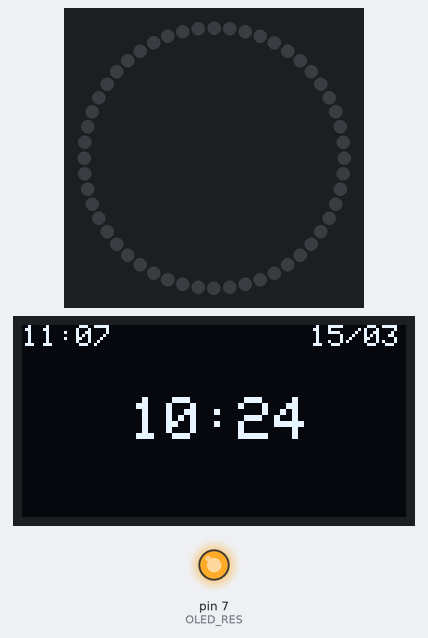
The sketch below on a simulated Arduino Uno, built with avr-gcc and run on an emulated ATmega328P. On the bench: 52 RGB LEDs in a ring, first at the top, clockwise, 128×64 one-colour display, output pins drawn as LEDs (lit = HIGH). The local clock reads 2024-03-15 10:24:30 at power-on unless the sketch sets it.

Above: at 0.1 s.
At 30.1 s:
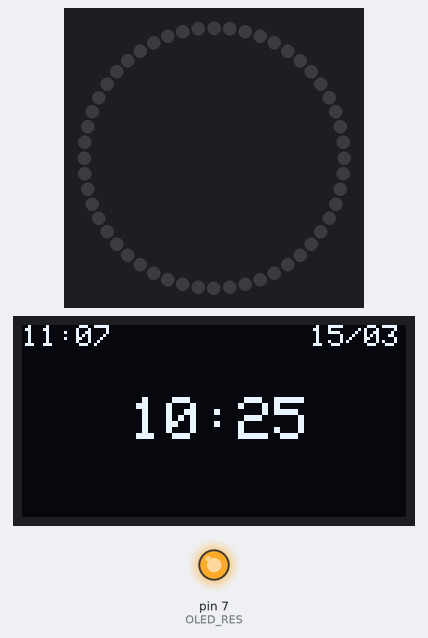
At 90.1 s:
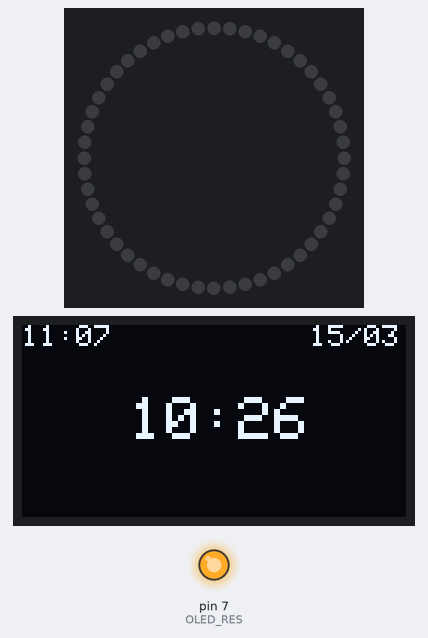

The sketch:

daylamp.ino
```cpp
#include "alarm_clock.h"

void setup() {
  Serial.begin(9600);
  alarm_setup();
}

void loop() {
  alarm_update();
}
```

alarm_clock.h
```cpp
#include "neopixel_utilities.h"
#include "time_utilities.h"
#include "display.h"

void set_alarm(int hours, int minutes, int seconds);

uint32_t alarm_colors[] = {
  pixels.Color(0,0,0),
  pixels.Color(5,0,0),
  pixels.Color(gamma_offset(75), gamma_offset(70), gamma_offset(40)),
  pixels.Color(gamma_offset(250), gamma_offset(250), gamma_offset(255))
};

int alarm_phases = 4;

tmElements_t alarm_time;
int alarm_fade_duration = 60;
float ring_phase_duration = alarm_fade_duration/(float)(NUM_RINGS*alarm_phases);


void alarm_setup(){
  pixel_setup();
  set_alarm(11, 07, 30);
  setup_oled();
}

void alarm_update(){
  tmElements_t current_time = update_time();
  oled_display(current_time);

  int time_diff = seconds_between(alarm_time, current_time);

  if(between(time_diff,0, alarm_fade_duration)){
    int current_ring = NUM_RINGS-1-(((int)floor(time_diff/ring_phase_duration))%NUM_RINGS);
    int phase = (int)floor(time_diff/ring_phase_duration)/NUM_RINGS;
    float v =  time_diff - ((floor(time_diff/ring_phase_duration))*ring_phase_duration);
    float lerp_val = v/(float)ring_phase_duration;

    uint32_t col = lerp_color(alarm_colors[phase], alarm_colors[phase+1], lerp_val);
    set_ring(col, current_ring);
  }

}

void set_alarm(int hours, int minutes, int seconds){
  alarm_time.Hour = hours;
  alarm_time.Minute = minutes;
  alarm_time.Second = seconds;
}
```

display.h
```cpp
// pin definitions
#define OLED_DC 5
#define OLED_CS 3
#define OLED_RES 7

#include <SPI.h>
#include "SSD1306Ascii.h"
#include "SSD1306AsciiSpi.h"

SSD1306AsciiSpi oled;
extern tmElements_t alarm_time;


int last_minute = -1;
void setup_oled(){
  //
  pinMode(OLED_RES, OUTPUT);
  digitalWrite(OLED_RES,HIGH);

  oled.begin(&Adafruit128x64, OLED_CS, OLED_DC);
  oled.setFont(Adafruit5x7);

}

void oled_display(tmElements_t current_time){


  if(current_time.Minute != last_minute){
  oled.set1X();

  oled.clear();
  if(alarm_time.Hour < 10)
    oled.print("0");
  oled.print(alarm_time.Hour);
  oled.print(":");
  if(alarm_time.Minute < 10)
    oled.print("0");
  oled.print(alarm_time.Minute);

  oled.print("           ");
  if(current_time.Day < 10)
    oled.print("0");
  oled.print(current_time.Day);
  oled.print("/");
  if(current_time.Month < 10)
    oled.print("0");
  oled.print(current_time.Month);
  oled.println("");

  oled.set2X();
  oled.println("");
  oled.print("   ");
  if(current_time.Hour < 10)
    oled.print("0");
  oled.print(current_time.Hour);
  oled.print(":");
  if(current_time.Minute < 10)
    oled.print("0");
  oled.println(current_time.Minute);


  last_minute = current_time.Minute;
  }
}
```

time_utilities.h
```cpp
#include <Wire.h>
#include <Time.h>
#include <DS1307RTC.h>

tmElements_t current_time;

tmElements_t update_time(){
    RTC.read(current_time);
    return current_time;
}

int seconds_between(tmElements_t start_tm, tmElements_t tm){
  int hourDiff = (tm.Hour - start_tm.Hour);
  int minDiff  = (tm.Minute - start_tm.Minute)+hourDiff*60;
  return (tm.Second - start_tm.Second)+minDiff*60;
}

bool between(int value, int mn, int mx){
  return value > mn && value < mx;
}

float time_lerp_val(uint16_t duration, tmElements_t start_tm, tmElements_t tm){
  int secondDiff = seconds_between(start_tm, tm);
  return duration == 0 ? 0 : constrain(secondDiff/(float)duration, 0, 1);
}
```

Source omitted: xel_utilities.h (data table, 2569 bytes)

Measured:
- what the display in image 1 shows lasts 60.0 s, from 30.0 s to 90.0 s
